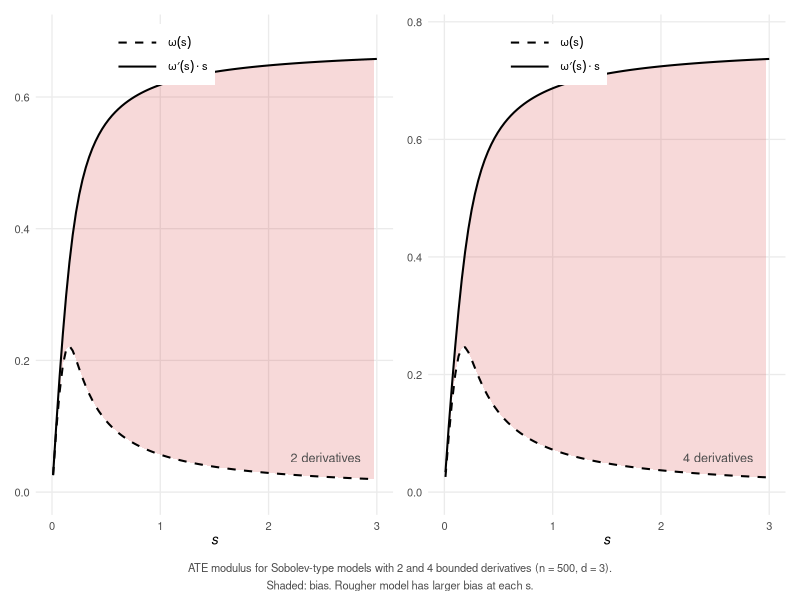
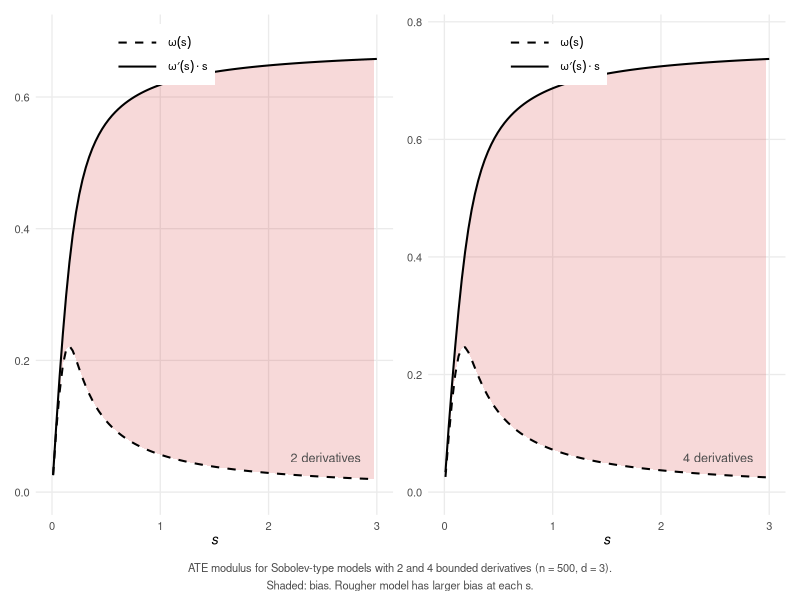
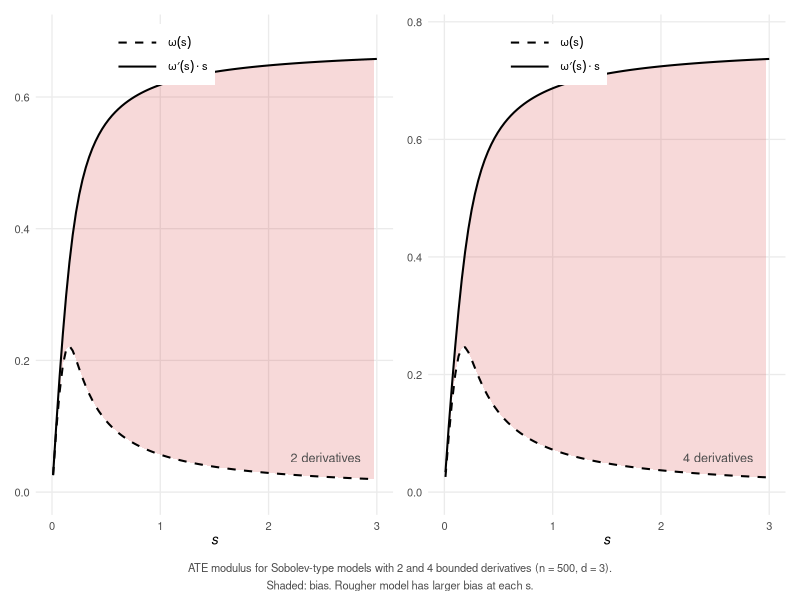

Recreate these plots in R, in order.
#' # Modulus — ATE functional, vary smoothness
#'
#' ATE functional: psi(m) = (1/n) sum_i [m(1,Xi) - m(0,Xi)]
#' With factored kernel: m(w,x) = sum_{j: Wj=w} alpha_j k(Xi,Xj)
#' So m(1,Xi) = sum_{j in treated} alpha_j k(Xi,Xj)
#'    m(0,Xi) = sum_{j in control} alpha_j k(Xi,Xj)
#'
#' Vary smoothness: Matern-1/2 (nu=0.5, rough) vs Matern-5/2 (nu=2.5, smooth)
#' in d=3.

library(ggplot2)
library(patchwork)
library(svglite)

set.seed(42)

n <- 500
d <- 3
X <- matrix(runif(n * d), n, d)
lp <- 2 * X[,1] + 1.5 * X[,2] - X[,3] - 1.5
W <- rbinom(n, 1, plogis(lp))
idx1 <- which(W == 1); idx0 <- which(W == 0)
N1 <- length(idx1); N0 <- length(idx0)
message(sprintf("d=%d, n=%d, N1=%d, N0=%d", d, n, N1, N0))

matern_kernel <- function(X, nu, ell) {
  D <- as.matrix(dist(X))
  if (nu == 0.5) exp(-D / ell)
  else if (nu == 1.5) { r <- sqrt(3)*D/ell; (1+r)*exp(-r) }
  else if (nu == 2.5) { r <- sqrt(5)*D/ell; (1+r+r^2/3)*exp(-r) }
}

compute_modulus_ate <- function(K_X, W, s_grid) {
  n <- length(W)
  idx1 <- which(W == 1); idx0 <- which(W == 0)

  # Factored kernel K_Z: block diagonal (treated-treated, control-control)
  # K_Z is n x n with K_Z[i,j] = 1(Wi=Wj) * K_X[i,j]
  match_W <- outer(W, W, "==") * 1.0
  K_Z <- match_W * K_X

  eig <- eigen(K_Z, symmetric = TRUE)
  tol <- max(eig$values) * 1e-6
  keep <- eig$values > tol
  lambda <- eig$values[keep]
  U <- eig$vectors[, keep, drop = FALSE]
  p <- length(lambda)
  message(sprintf("  Keeping %d eigenvectors", p))

  # ATE functional: psi(m) = (1/n) sum_i [m(1,Xi) - m(0,Xi)]
  # m(1,Xi) = sum_{j:Wj=1} alpha_j k(Xi,Xj) = (K_X[i, treated] . alpha[treated])
  # m(0,Xi) = sum_{j:Wj=0} alpha_j k(Xi,Xj) = (K_X[i, control] . alpha[control])
  # psi = (1/n) 1' (K_ate alpha) where K_ate[i,j] = 1(Wj=1)k(Xi,Xj) - 1(Wj=0)k(Xi,Xj)
  K_ate <- K_X * matrix(2*W - 1, n, n, byrow = TRUE)  # col j gets +1 if treated, -1 if control
  psi_vec <- as.numeric(t(K_ate) %*% rep(1, n)) / n

  # In eigenbasis of K_Z: beta = U'alpha
  # Functional: psi_vec' alpha = psi_vec' U beta = cc' beta
  cc <- as.numeric(t(U) %*% psi_vec)

  # RKHS norm: alpha' K_Z alpha = beta' Lambda beta... no.
  # ||m||_H^2 = alpha' K_Z alpha. With beta = U'alpha: alpha = U beta,
  # alpha' K_Z alpha = beta' U' K_Z U beta = beta' Lambda beta.
  # So constraint: sum lambda_j beta_j^2 <= 1.

  # Penalty: (1/(2sn)) sum_i m(Wi,Xi)^2 = (1/(2sn)) ||K_Z alpha||^2 = (1/(2sn)) beta' Lambda^2 beta

  omega <- numeric(length(s_grid))
  for (idx in seq_along(s_grid)) {
    s <- s_grid[idx]
    constraint_fn <- function(nu) {
      denom <- lambda^2/(s*n) + 2*nu*lambda
      beta_opt <- cc / denom
      sum(lambda * beta_opt^2) - 1
    }
    if (constraint_fn(0) <= 0) { nu_star <- 0
    } else {
      nu_hi <- 1; tries <- 0
      while (constraint_fn(nu_hi) > 0 && tries < 50) { nu_hi <- nu_hi*10; tries <- tries+1 }
      nu_lo <- 0
      for (iter in 1:100) {
        nu_mid <- (nu_lo+nu_hi)/2
        if (constraint_fn(nu_mid) > 0) nu_lo <- nu_mid else nu_hi <- nu_mid
      }
      nu_star <- (nu_lo+nu_hi)/2
    }
    denom <- lambda^2/(s*n) + 2*nu_star*lambda
    beta_opt <- cc / denom
    omega[idx] <- sum(cc * beta_opt) - sum(lambda^2/(2*s*n) * beta_opt^2)
  }
  omega
}

ell <- 0.4
K_rough  <- matern_kernel(X, nu = 0.5, ell = ell)
K_smooth <- matern_kernel(X, nu = 2.5, ell = ell)

s_grid <- seq(0.01, 3, length.out = 100)
message("Computing modulus (rough, nu=0.5)...")
omega_r <- compute_modulus_ate(K_rough, W, s_grid)
message("Computing modulus (smooth, nu=2.5)...")
omega_s <- compute_modulus_ate(K_smooth, W, s_grid)

# ---- Plot: omega(s) and omega'(s)*s ----
make_panel <- function(s_grid, omega_vals, label_text) {
  ds <- s_grid[2] - s_grid[1]
  omega_prime <- c(diff(omega_vals)/ds, NA)
  linearization <- omega_prime * s_grid
  df <- data.frame(
    s = rep(s_grid, 2), y = c(omega_vals, linearization),
    curve = rep(c("omega", "lin"), each = length(s_grid))
  )
  df <- df[!is.na(df$y),]
  ymax <- max(omega_vals, na.rm = TRUE)
  nn <- length(s_grid) - 1
  ggplot(df, aes(x = s, y = y, linetype = curve)) +
    geom_ribbon(data = data.frame(s=s_grid[1:nn],
                  ymin=pmax(linearization[1:nn],0), ymax=omega_vals[1:nn]),
                aes(x=s, ymin=ymin, ymax=ymax), inherit.aes=FALSE, fill="red3", alpha=0.15) +
    geom_line(linewidth = 0.7) +
    scale_linetype_manual(values = c("omega"="solid", "lin"="dashed"),
                          labels = c(expression(omega(s)), expression(omega*minute(s) %.% s))) +
    annotate("text", x=max(s_grid)*0.95, y=ymax*0.08, label=label_text, hjust=1, size=3.2, color="gray30") +
    coord_cartesian(xlim=c(0, max(s_grid)), ylim=c(0, ymax*1.05)) +
    labs(x=expression(italic(s)), y=NULL) +
    theme_minimal(base_size=10) +
    theme(plot.background=element_rect(fill="white", colour=NA),
          panel.grid.minor=element_blank(),
          legend.position="inside", legend.position.inside=c(0.35, 0.92),
          legend.title=element_blank(), legend.text.align=0,
          legend.key.width=unit(1.2,"cm"),
          legend.background=element_rect(fill="white", colour=NA))
}

pA <- make_panel(s_grid, omega_r, "2 derivatives")
pB <- make_panel(s_grid, omega_s, "4 derivatives")
p <- pA + pB +
  plot_annotation(
    caption = "ATE modulus for Sobolev-type models with 2 and 4 bounded derivatives (n = 500, d = 3).\nShaded: bias. Rougher model has larger bias at each s.",
    theme = theme(plot.caption = element_text(size=8, color="gray30", hjust=0.5, lineheight=1.3))
  )

w <- 7; h <- 3.3
ggsave("figure/modulus-tangent-line.svg", p, width=w, height=h, device=svglite)
ggsave("figure/modulus-tangent-line.pdf", p, width=w, height=h)
ggsave("figure/modulus-tangent-line.png", p, width=w, height=h, dpi=300)
message("Saved all formats")
